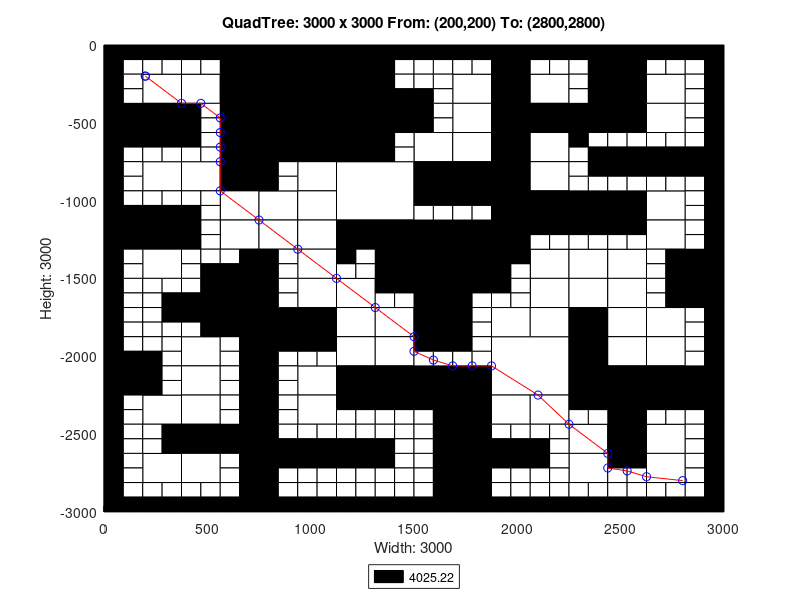

The MATLAB script that drew this image:
axis([0 3000 -3000 0]);
title('QuadTree: 3000 x 3000 From: (200,200) To: (2800,2800)');
xlabel('Width: 3000');
ylabel('Height: 3000');
rectangle('Position',[750 -375 375 375], 'FaceColor',[0 0 0]);
rectangle('Position',[750 -750 375 375], 'FaceColor',[0 0 0]);
rectangle('Position',[1125 -1125 375 375], 'FaceColor',[1 1 1]);
rectangle('Position',[1500 -1500 375 375], 'FaceColor',[0 0 0]);
rectangle('Position',[1875 -2250 375 375], 'FaceColor',[1 1 1]);
rectangle('Position',[187.5 -375 187.5 187.5], 'FaceColor',[1 1 1]);
rectangle('Position',[562.5 -187.5 187.5 187.5], 'FaceColor',[0 0 0]);
rectangle('Position',[375 -375 187.5 187.5], 'FaceColor',[1 1 1]);
rectangle('Position',[562.5 -375 187.5 187.5], 'FaceColor',[0 0 0]);
rectangle('Position',[0 -562.5 187.5 187.5], 'FaceColor',[0 0 0]);
rectangle('Position',[187.5 -562.5 187.5 187.5], 'FaceColor',[0 0 0]);
rectangle('Position',[562.5 -562.5 187.5 187.5], 'FaceColor',[0 0 0]);
rectangle('Position',[562.5 -750 187.5 187.5], 'FaceColor',[0 0 0]);
rectangle('Position',[1125 -187.5 187.5 187.5], 'FaceColor',[0 0 0]);
rectangle('Position',[1125 -375 187.5 187.5], 'FaceColor',[0 0 0]);
rectangle('Position',[1125 -562.5 187.5 187.5], 'FaceColor',[0 0 0]);
rectangle('Position',[1312.5 -562.5 187.5 187.5], 'FaceColor',[0 0 0]);
rectangle('Position',[1125 -750 187.5 187.5], 'FaceColor',[0 0 0]);
rectangle('Position',[187.5 -937.5 187.5 187.5], 'FaceColor',[1 1 1]);
rectangle('Position',[375 -937.5 187.5 187.5], 'FaceColor',[1 1 1]);
rectangle('Position',[562.5 -937.5 187.5 187.5], 'FaceColor',[0 0 0]);
rectangle('Position',[562.5 -1125 187.5 187.5], 'FaceColor',[1 1 1]);
rectangle('Position',[0 -1312.5 187.5 187.5], 'FaceColor',[0 0 0]);
rectangle('Position',[187.5 -1312.5 187.5 187.5], 'FaceColor',[0 0 0]);
rectangle('Position',[187.5 -1500 187.5 187.5], 'FaceColor',[1 1 1]);
rectangle('Position',[562.5 -1312.5 187.5 187.5], 'FaceColor',[1 1 1]);
rectangle('Position',[937.5 -937.5 187.5 187.5], 'FaceColor',[1 1 1]);
rectangle('Position',[750 -1125 187.5 187.5], 'FaceColor',[1 1 1]);
rectangle('Position',[937.5 -1125 187.5 187.5], 'FaceColor',[1 1 1]);
rectangle('Position',[750 -1312.5 187.5 187.5], 'FaceColor',[1 1 1]);
rectangle('Position',[937.5 -1312.5 187.5 187.5], 'FaceColor',[1 1 1]);
rectangle('Position',[937.5 -1500 187.5 187.5], 'FaceColor',[1 1 1]);
rectangle('Position',[1125 -1312.5 187.5 187.5], 'FaceColor',[0 0 0]);
rectangle('Position',[1312.5 -1312.5 187.5 187.5], 'FaceColor',[0 0 0]);
rectangle('Position',[1312.5 -1500 187.5 187.5], 'FaceColor',[0 0 0]);
rectangle('Position',[1687.5 -375 187.5 187.5], 'FaceColor',[1 1 1]);
rectangle('Position',[1875 -187.5 187.5 187.5], 'FaceColor',[0 0 0]);
rectangle('Position',[1875 -375 187.5 187.5], 'FaceColor',[0 0 0]);
rectangle('Position',[2062.5 -375 187.5 187.5], 'FaceColor',[1 1 1]);
rectangle('Position',[1687.5 -562.5 187.5 187.5], 'FaceColor',[1 1 1]);
rectangle('Position',[1500 -750 187.5 187.5], 'FaceColor',[1 1 1]);
rectangle('Position',[1687.5 -750 187.5 187.5], 'FaceColor',[1 1 1]);
rectangle('Position',[1875 -562.5 187.5 187.5], 'FaceColor',[0 0 0]);
rectangle('Position',[2062.5 -562.5 187.5 187.5], 'FaceColor',[0 0 0]);
rectangle('Position',[1875 -750 187.5 187.5], 'FaceColor',[0 0 0]);
rectangle('Position',[2062.5 -750 187.5 187.5], 'FaceColor',[1 1 1]);
rectangle('Position',[2437.5 -187.5 187.5 187.5], 'FaceColor',[0 0 0]);
rectangle('Position',[2437.5 -375 187.5 187.5], 'FaceColor',[0 0 0]);
rectangle('Position',[2625 -375 187.5 187.5], 'FaceColor',[1 1 1]);
rectangle('Position',[2250 -562.5 187.5 187.5], 'FaceColor',[0 0 0]);
rectangle('Position',[2437.5 -562.5 187.5 187.5], 'FaceColor',[0 0 0]);
rectangle('Position',[2625 -562.5 187.5 187.5], 'FaceColor',[1 1 1]);
rectangle('Position',[1500 -937.5 187.5 187.5], 'FaceColor',[0 0 0]);
rectangle('Position',[1687.5 -937.5 187.5 187.5], 'FaceColor',[0 0 0]);
rectangle('Position',[1875 -937.5 187.5 187.5], 'FaceColor',[0 0 0]);
rectangle('Position',[2062.5 -937.5 187.5 187.5], 'FaceColor',[1 1 1]);
rectangle('Position',[1875 -1125 187.5 187.5], 'FaceColor',[0 0 0]);
rectangle('Position',[2062.5 -1125 187.5 187.5], 'FaceColor',[0 0 0]);
rectangle('Position',[1875 -1312.5 187.5 187.5], 'FaceColor',[0 0 0]);
rectangle('Position',[2062.5 -1500 187.5 187.5], 'FaceColor',[1 1 1]);
rectangle('Position',[2250 -1125 187.5 187.5], 'FaceColor',[0 0 0]);
rectangle('Position',[2437.5 -1125 187.5 187.5], 'FaceColor',[0 0 0]);
rectangle('Position',[2625 -1125 187.5 187.5], 'FaceColor',[1 1 1]);
rectangle('Position',[2250 -1500 187.5 187.5], 'FaceColor',[1 1 1]);
rectangle('Position',[2437.5 -1500 187.5 187.5], 'FaceColor',[1 1 1]);
rectangle('Position',[2625 -1312.5 187.5 187.5], 'FaceColor',[1 1 1]);
rectangle('Position',[2812.5 -1500 187.5 187.5], 'FaceColor',[0 0 0]);
rectangle('Position',[562.5 -1687.5 187.5 187.5], 'FaceColor',[0 0 0]);
rectangle('Position',[562.5 -1875 187.5 187.5], 'FaceColor',[0 0 0]);
rectangle('Position',[0 -2250 187.5 187.5], 'FaceColor',[0 0 0]);
rectangle('Position',[375 -2062.5 187.5 187.5], 'FaceColor',[1 1 1]);
rectangle('Position',[375 -2250 187.5 187.5], 'FaceColor',[1 1 1]);
rectangle('Position',[937.5 -1687.5 187.5 187.5], 'FaceColor',[1 1 1]);
rectangle('Position',[750 -1875 187.5 187.5], 'FaceColor',[0 0 0]);
rectangle('Position',[937.5 -1875 187.5 187.5], 'FaceColor',[0 0 0]);
rectangle('Position',[1125 -1687.5 187.5 187.5], 'FaceColor',[1 1 1]);
rectangle('Position',[1125 -1875 187.5 187.5], 'FaceColor',[1 1 1]);
rectangle('Position',[1312.5 -1875 187.5 187.5], 'FaceColor',[1 1 1]);
rectangle('Position',[937.5 -2250 187.5 187.5], 'FaceColor',[1 1 1]);
rectangle('Position',[1125 -2062.5 187.5 187.5], 'FaceColor',[1 1 1]);
rectangle('Position',[1312.5 -2062.5 187.5 187.5], 'FaceColor',[1 1 1]);
rectangle('Position',[1125 -2250 187.5 187.5], 'FaceColor',[0 0 0]);
rectangle('Position',[1312.5 -2250 187.5 187.5], 'FaceColor',[0 0 0]);
rectangle('Position',[187.5 -2437.5 187.5 187.5], 'FaceColor',[1 1 1]);
rectangle('Position',[375 -2437.5 187.5 187.5], 'FaceColor',[1 1 1]);
rectangle('Position',[375 -2625 187.5 187.5], 'FaceColor',[0 0 0]);
rectangle('Position',[562.5 -2625 187.5 187.5], 'FaceColor',[0 0 0]);
rectangle('Position',[187.5 -2812.5 187.5 187.5], 'FaceColor',[1 1 1]);
rectangle('Position',[375 -2812.5 187.5 187.5], 'FaceColor',[1 1 1]);
rectangle('Position',[937.5 -2437.5 187.5 187.5], 'FaceColor',[1 1 1]);
rectangle('Position',[1500 -1687.5 187.5 187.5], 'FaceColor',[0 0 0]);
rectangle('Position',[1500 -1875 187.5 187.5], 'FaceColor',[0 0 0]);
rectangle('Position',[2062.5 -1687.5 187.5 187.5], 'FaceColor',[1 1 1]);
rectangle('Position',[1875 -1875 187.5 187.5], 'FaceColor',[1 1 1]);
rectangle('Position',[2062.5 -1875 187.5 187.5], 'FaceColor',[1 1 1]);
rectangle('Position',[1500 -2250 187.5 187.5], 'FaceColor',[0 0 0]);
rectangle('Position',[1687.5 -2250 187.5 187.5], 'FaceColor',[0 0 0]);
rectangle('Position',[2250 -1687.5 187.5 187.5], 'FaceColor',[1 1 1]);
rectangle('Position',[2437.5 -1687.5 187.5 187.5], 'FaceColor',[1 1 1]);
rectangle('Position',[2250 -1875 187.5 187.5], 'FaceColor',[0 0 0]);
rectangle('Position',[2437.5 -1875 187.5 187.5], 'FaceColor',[1 1 1]);
rectangle('Position',[2812.5 -1687.5 187.5 187.5], 'FaceColor',[0 0 0]);
rectangle('Position',[2625 -1875 187.5 187.5], 'FaceColor',[1 1 1]);
rectangle('Position',[2250 -2062.5 187.5 187.5], 'FaceColor',[0 0 0]);
rectangle('Position',[2437.5 -2062.5 187.5 187.5], 'FaceColor',[1 1 1]);
rectangle('Position',[2250 -2250 187.5 187.5], 'FaceColor',[0 0 0]);
rectangle('Position',[2437.5 -2250 187.5 187.5], 'FaceColor',[0 0 0]);
rectangle('Position',[2625 -2062.5 187.5 187.5], 'FaceColor',[1 1 1]);
rectangle('Position',[2625 -2250 187.5 187.5], 'FaceColor',[0 0 0]);
rectangle('Position',[2812.5 -2250 187.5 187.5], 'FaceColor',[0 0 0]);
rectangle('Position',[1687.5 -2437.5 187.5 187.5], 'FaceColor',[0 0 0]);
rectangle('Position',[1687.5 -2625 187.5 187.5], 'FaceColor',[0 0 0]);
rectangle('Position',[1875 -2437.5 187.5 187.5], 'FaceColor',[1 1 1]);
rectangle('Position',[2062.5 -2437.5 187.5 187.5], 'FaceColor',[1 1 1]);
rectangle('Position',[1687.5 -2812.5 187.5 187.5], 'FaceColor',[0 0 0]);
rectangle('Position',[1687.5 -3000 187.5 187.5], 'FaceColor',[0 0 0]);
rectangle('Position',[2437.5 -2437.5 187.5 187.5], 'FaceColor',[0 0 0]);
rectangle('Position',[2250 -2625 187.5 187.5], 'FaceColor',[1 1 1]);
rectangle('Position',[2437.5 -2625 187.5 187.5], 'FaceColor',[0 0 0]);
rectangle('Position',[2625 -2625 187.5 187.5], 'FaceColor',[1 1 1]);
rectangle('Position',[2250 -2812.5 187.5 187.5], 'FaceColor',[1 1 1]);
rectangle('Position',[2625 -2812.5 187.5 187.5], 'FaceColor',[1 1 1]);
rectangle('Position',[0 -93.75 93.75 93.75], 'FaceColor',[0 0 0]);
rectangle('Position',[93.75 -93.75 93.75 93.75], 'FaceColor',[0 0 0]);
rectangle('Position',[0 -187.5 93.75 93.75], 'FaceColor',[0 0 0]);
rectangle('Position',[93.75 -187.5 93.75 93.75], 'FaceColor',[1 1 1]);
rectangle('Position',[187.5 -93.75 93.75 93.75], 'FaceColor',[0 0 0]);
rectangle('Position',[281.25 -93.75 93.75 93.75], 'FaceColor',[0 0 0]);
rectangle('Position',[187.5 -187.5 93.75 93.75], 'FaceColor',[1 1 1]);
rectangle('Position',[281.25 -187.5 93.75 93.75], 'FaceColor',[1 1 1]);
rectangle('Position',[0 -281.25 93.75 93.75], 'FaceColor',[0 0 0]);
rectangle('Position',[93.75 -281.25 93.75 93.75], 'FaceColor',[1 1 1]);
rectangle('Position',[0 -375 93.75 93.75], 'FaceColor',[0 0 0]);
rectangle('Position',[93.75 -375 93.75 93.75], 'FaceColor',[1 1 1]);
rectangle('Position',[375 -93.75 93.75 93.75], 'FaceColor',[0 0 0]);
rectangle('Position',[468.75 -93.75 93.75 93.75], 'FaceColor',[0 0 0]);
rectangle('Position',[375 -187.5 93.75 93.75], 'FaceColor',[1 1 1]);
rectangle('Position',[468.75 -187.5 93.75 93.75], 'FaceColor',[1 1 1]);
rectangle('Position',[0 -656.25 93.75 93.75], 'FaceColor',[0 0 0]);
rectangle('Position',[93.75 -656.25 93.75 93.75], 'FaceColor',[0 0 0]);
rectangle('Position',[0 -750 93.75 93.75], 'FaceColor',[0 0 0]);
rectangle('Position',[93.75 -750 93.75 93.75], 'FaceColor',[1 1 1]);
rectangle('Position',[187.5 -656.25 93.75 93.75], 'FaceColor',[0 0 0]);
rectangle('Position',[281.25 -656.25 93.75 93.75], 'FaceColor',[0 0 0]);
rectangle('Position',[187.5 -750 93.75 93.75], 'FaceColor',[1 1 1]);
rectangle('Position',[281.25 -750 93.75 93.75], 'FaceColor',[1 1 1]);
rectangle('Position',[375 -468.75 93.75 93.75], 'FaceColor',[0 0 0]);
rectangle('Position',[468.75 -468.75 93.75 93.75], 'FaceColor',[1 1 1]);
rectangle('Position',[375 -562.5 93.75 93.75], 'FaceColor',[0 0 0]);
rectangle('Position',[468.75 -562.5 93.75 93.75], 'FaceColor',[1 1 1]);
rectangle('Position',[375 -656.25 93.75 93.75], 'FaceColor',[0 0 0]);
rectangle('Position',[468.75 -656.25 93.75 93.75], 'FaceColor',[1 1 1]);
rectangle('Position',[375 -750 93.75 93.75], 'FaceColor',[1 1 1]);
rectangle('Position',[468.75 -750 93.75 93.75], 'FaceColor',[1 1 1]);
rectangle('Position',[1312.5 -93.75 93.75 93.75], 'FaceColor',[0 0 0]);
rectangle('Position',[1406.25 -93.75 93.75 93.75], 'FaceColor',[0 0 0]);
rectangle('Position',[1312.5 -187.5 93.75 93.75], 'FaceColor',[0 0 0]);
rectangle('Position',[1406.25 -187.5 93.75 93.75], 'FaceColor',[1 1 1]);
rectangle('Position',[1312.5 -281.25 93.75 93.75], 'FaceColor',[0 0 0]);
rectangle('Position',[1406.25 -281.25 93.75 93.75], 'FaceColor',[1 1 1]);
rectangle('Position',[1312.5 -375 93.75 93.75], 'FaceColor',[0 0 0]);
rectangle('Position',[1406.25 -375 93.75 93.75], 'FaceColor',[0 0 0]);
rectangle('Position',[1312.5 -656.25 93.75 93.75], 'FaceColor',[0 0 0]);
rectangle('Position',[1406.25 -656.25 93.75 93.75], 'FaceColor',[1 1 1]);
rectangle('Position',[1312.5 -750 93.75 93.75], 'FaceColor',[0 0 0]);
rectangle('Position',[1406.25 -750 93.75 93.75], 'FaceColor',[1 1 1]);
rectangle('Position',[0 -843.75 93.75 93.75], 'FaceColor',[0 0 0]);
rectangle('Position',[93.75 -843.75 93.75 93.75], 'FaceColor',[1 1 1]);
rectangle('Position',[0 -937.5 93.75 93.75], 'FaceColor',[0 0 0]);
rectangle('Position',[93.75 -937.5 93.75 93.75], 'FaceColor',[1 1 1]);
rectangle('Position',[0 -1031.25 93.75 93.75], 'FaceColor',[0 0 0]);
rectangle('Position',[93.75 -1031.25 93.75 93.75], 'FaceColor',[1 1 1]);
rectangle('Position',[0 -1125 93.75 93.75], 'FaceColor',[0 0 0]);
rectangle('Position',[93.75 -1125 93.75 93.75], 'FaceColor',[0 0 0]);
rectangle('Position',[187.5 -1031.25 93.75 93.75], 'FaceColor',[1 1 1]);
rectangle('Position',[281.25 -1031.25 93.75 93.75], 'FaceColor',[1 1 1]);
rectangle('Position',[187.5 -1125 93.75 93.75], 'FaceColor',[0 0 0]);
rectangle('Position',[281.25 -1125 93.75 93.75], 'FaceColor',[0 0 0]);
rectangle('Position',[375 -1031.25 93.75 93.75], 'FaceColor',[1 1 1]);
rectangle('Position',[468.75 -1031.25 93.75 93.75], 'FaceColor',[1 1 1]);
rectangle('Position',[375 -1125 93.75 93.75], 'FaceColor',[0 0 0]);
rectangle('Position',[468.75 -1125 93.75 93.75], 'FaceColor',[1 1 1]);
rectangle('Position',[0 -1406.25 93.75 93.75], 'FaceColor',[0 0 0]);
rectangle('Position',[93.75 -1406.25 93.75 93.75], 'FaceColor',[1 1 1]);
rectangle('Position',[0 -1500 93.75 93.75], 'FaceColor',[0 0 0]);
rectangle('Position',[93.75 -1500 93.75 93.75], 'FaceColor',[1 1 1]);
rectangle('Position',[375 -1218.75 93.75 93.75], 'FaceColor',[0 0 0]);
rectangle('Position',[468.75 -1218.75 93.75 93.75], 'FaceColor',[1 1 1]);
rectangle('Position',[375 -1312.5 93.75 93.75], 'FaceColor',[0 0 0]);
rectangle('Position',[468.75 -1312.5 93.75 93.75], 'FaceColor',[1 1 1]);
rectangle('Position',[375 -1406.25 93.75 93.75], 'FaceColor',[1 1 1]);
rectangle('Position',[468.75 -1406.25 93.75 93.75], 'FaceColor',[1 1 1]);
rectangle('Position',[375 -1500 93.75 93.75], 'FaceColor',[1 1 1]);
rectangle('Position',[468.75 -1500 93.75 93.75], 'FaceColor',[0 0 0]);
rectangle('Position',[562.5 -1406.25 93.75 93.75], 'FaceColor',[1 1 1]);
rectangle('Position',[656.25 -1406.25 93.75 93.75], 'FaceColor',[0 0 0]);
rectangle('Position',[562.5 -1500 93.75 93.75], 'FaceColor',[0 0 0]);
rectangle('Position',[656.25 -1500 93.75 93.75], 'FaceColor',[0 0 0]);
rectangle('Position',[750 -843.75 93.75 93.75], 'FaceColor',[0 0 0]);
rectangle('Position',[843.75 -843.75 93.75 93.75], 'FaceColor',[1 1 1]);
rectangle('Position',[750 -937.5 93.75 93.75], 'FaceColor',[0 0 0]);
rectangle('Position',[843.75 -937.5 93.75 93.75], 'FaceColor',[1 1 1]);
rectangle('Position',[750 -1406.25 93.75 93.75], 'FaceColor',[0 0 0]);
rectangle('Position',[843.75 -1406.25 93.75 93.75], 'FaceColor',[1 1 1]);
rectangle('Position',[750 -1500 93.75 93.75], 'FaceColor',[0 0 0]);
rectangle('Position',[843.75 -1500 93.75 93.75], 'FaceColor',[1 1 1]);
rectangle('Position',[1125 -1406.25 93.75 93.75], 'FaceColor',[0 0 0]);
rectangle('Position',[1218.75 -1406.25 93.75 93.75], 'FaceColor',[1 1 1]);
rectangle('Position',[1125 -1500 93.75 93.75], 'FaceColor',[1 1 1]);
rectangle('Position',[1218.75 -1500 93.75 93.75], 'FaceColor',[1 1 1]);
rectangle('Position',[1500 -93.75 93.75 93.75], 'FaceColor',[0 0 0]);
rectangle('Position',[1593.75 -93.75 93.75 93.75], 'FaceColor',[0 0 0]);
rectangle('Position',[1500 -187.5 93.75 93.75], 'FaceColor',[1 1 1]);
rectangle('Position',[1593.75 -187.5 93.75 93.75], 'FaceColor',[1 1 1]);
rectangle('Position',[1687.5 -93.75 93.75 93.75], 'FaceColor',[0 0 0]);
rectangle('Position',[1781.25 -93.75 93.75 93.75], 'FaceColor',[0 0 0]);
rectangle('Position',[1687.5 -187.5 93.75 93.75], 'FaceColor',[1 1 1]);
rectangle('Position',[1781.25 -187.5 93.75 93.75], 'FaceColor',[1 1 1]);
rectangle('Position',[1500 -281.25 93.75 93.75], 'FaceColor',[1 1 1]);
rectangle('Position',[1593.75 -281.25 93.75 93.75], 'FaceColor',[1 1 1]);
rectangle('Position',[1500 -375 93.75 93.75], 'FaceColor',[0 0 0]);
rectangle('Position',[1593.75 -375 93.75 93.75], 'FaceColor',[1 1 1]);
rectangle('Position',[2062.5 -93.75 93.75 93.75], 'FaceColor',[0 0 0]);
rectangle('Position',[2156.25 -93.75 93.75 93.75], 'FaceColor',[0 0 0]);
rectangle('Position',[2062.5 -187.5 93.75 93.75], 'FaceColor',[1 1 1]);
rectangle('Position',[2156.25 -187.5 93.75 93.75], 'FaceColor',[1 1 1]);
rectangle('Position',[1500 -468.75 93.75 93.75], 'FaceColor',[0 0 0]);
rectangle('Position',[1593.75 -468.75 93.75 93.75], 'FaceColor',[1 1 1]);
rectangle('Position',[1500 -562.5 93.75 93.75], 'FaceColor',[0 0 0]);
rectangle('Position',[1593.75 -562.5 93.75 93.75], 'FaceColor',[1 1 1]);
rectangle('Position',[2250 -93.75 93.75 93.75], 'FaceColor',[0 0 0]);
rectangle('Position',[2343.75 -93.75 93.75 93.75], 'FaceColor',[0 0 0]);
rectangle('Position',[2250 -187.5 93.75 93.75], 'FaceColor',[1 1 1]);
rectangle('Position',[2343.75 -187.5 93.75 93.75], 'FaceColor',[0 0 0]);
rectangle('Position',[2250 -281.25 93.75 93.75], 'FaceColor',[1 1 1]);
rectangle('Position',[2343.75 -281.25 93.75 93.75], 'FaceColor',[0 0 0]);
rectangle('Position',[2250 -375 93.75 93.75], 'FaceColor',[1 1 1]);
rectangle('Position',[2343.75 -375 93.75 93.75], 'FaceColor',[0 0 0]);
rectangle('Position',[2625 -93.75 93.75 93.75], 'FaceColor',[0 0 0]);
rectangle('Position',[2718.75 -93.75 93.75 93.75], 'FaceColor',[0 0 0]);
rectangle('Position',[2625 -187.5 93.75 93.75], 'FaceColor',[1 1 1]);
rectangle('Position',[2718.75 -187.5 93.75 93.75], 'FaceColor',[1 1 1]);
rectangle('Position',[2812.5 -93.75 93.75 93.75], 'FaceColor',[0 0 0]);
rectangle('Position',[2906.25 -93.75 93.75 93.75], 'FaceColor',[0 0 0]);
rectangle('Position',[2812.5 -187.5 93.75 93.75], 'FaceColor',[1 1 1]);
rectangle('Position',[2906.25 -187.5 93.75 93.75], 'FaceColor',[0 0 0]);
rectangle('Position',[2812.5 -281.25 93.75 93.75], 'FaceColor',[1 1 1]);
rectangle('Position',[2906.25 -281.25 93.75 93.75], 'FaceColor',[0 0 0]);
rectangle('Position',[2812.5 -375 93.75 93.75], 'FaceColor',[1 1 1]);
rectangle('Position',[2906.25 -375 93.75 93.75], 'FaceColor',[0 0 0]);
rectangle('Position',[2250 -656.25 93.75 93.75], 'FaceColor',[0 0 0]);
rectangle('Position',[2343.75 -656.25 93.75 93.75], 'FaceColor',[1 1 1]);
rectangle('Position',[2250 -750 93.75 93.75], 'FaceColor',[1 1 1]);
rectangle('Position',[2343.75 -750 93.75 93.75], 'FaceColor',[0 0 0]);
rectangle('Position',[2437.5 -656.25 93.75 93.75], 'FaceColor',[1 1 1]);
rectangle('Position',[2531.25 -656.25 93.75 93.75], 'FaceColor',[1 1 1]);
rectangle('Position',[2437.5 -750 93.75 93.75], 'FaceColor',[0 0 0]);
rectangle('Position',[2531.25 -750 93.75 93.75], 'FaceColor',[0 0 0]);
rectangle('Position',[2812.5 -468.75 93.75 93.75], 'FaceColor',[1 1 1]);
rectangle('Position',[2906.25 -468.75 93.75 93.75], 'FaceColor',[0 0 0]);
rectangle('Position',[2812.5 -562.5 93.75 93.75], 'FaceColor',[1 1 1]);
rectangle('Position',[2906.25 -562.5 93.75 93.75], 'FaceColor',[0 0 0]);
rectangle('Position',[2625 -656.25 93.75 93.75], 'FaceColor',[1 1 1]);
rectangle('Position',[2718.75 -656.25 93.75 93.75], 'FaceColor',[1 1 1]);
rectangle('Position',[2625 -750 93.75 93.75], 'FaceColor',[0 0 0]);
rectangle('Position',[2718.75 -750 93.75 93.75], 'FaceColor',[0 0 0]);
rectangle('Position',[2812.5 -656.25 93.75 93.75], 'FaceColor',[1 1 1]);
rectangle('Position',[2906.25 -656.25 93.75 93.75], 'FaceColor',[0 0 0]);
rectangle('Position',[2812.5 -750 93.75 93.75], 'FaceColor',[0 0 0]);
rectangle('Position',[2906.25 -750 93.75 93.75], 'FaceColor',[0 0 0]);
rectangle('Position',[1500 -1031.25 93.75 93.75], 'FaceColor',[0 0 0]);
rectangle('Position',[1593.75 -1031.25 93.75 93.75], 'FaceColor',[0 0 0]);
rectangle('Position',[1500 -1125 93.75 93.75], 'FaceColor',[1 1 1]);
rectangle('Position',[1593.75 -1125 93.75 93.75], 'FaceColor',[1 1 1]);
rectangle('Position',[1687.5 -1031.25 93.75 93.75], 'FaceColor',[0 0 0]);
rectangle('Position',[1781.25 -1031.25 93.75 93.75], 'FaceColor',[0 0 0]);
rectangle('Position',[1687.5 -1125 93.75 93.75], 'FaceColor',[1 1 1]);
rectangle('Position',[1781.25 -1125 93.75 93.75], 'FaceColor',[1 1 1]);
rectangle('Position',[2062.5 -1218.75 93.75 93.75], 'FaceColor',[0 0 0]);
rectangle('Position',[2156.25 -1218.75 93.75 93.75], 'FaceColor',[0 0 0]);
rectangle('Position',[2062.5 -1312.5 93.75 93.75], 'FaceColor',[1 1 1]);
rectangle('Position',[2156.25 -1312.5 93.75 93.75], 'FaceColor',[1 1 1]);
rectangle('Position',[1875 -1406.25 93.75 93.75], 'FaceColor',[0 0 0]);
rectangle('Position',[1968.75 -1406.25 93.75 93.75], 'FaceColor',[0 0 0]);
rectangle('Position',[1875 -1500 93.75 93.75], 'FaceColor',[0 0 0]);
rectangle('Position',[1968.75 -1500 93.75 93.75], 'FaceColor',[1 1 1]);
rectangle('Position',[2250 -843.75 93.75 93.75], 'FaceColor',[1 1 1]);
rectangle('Position',[2343.75 -843.75 93.75 93.75], 'FaceColor',[0 0 0]);
rectangle('Position',[2250 -937.5 93.75 93.75], 'FaceColor',[1 1 1]);
rectangle('Position',[2343.75 -937.5 93.75 93.75], 'FaceColor',[1 1 1]);
rectangle('Position',[2437.5 -843.75 93.75 93.75], 'FaceColor',[0 0 0]);
rectangle('Position',[2531.25 -843.75 93.75 93.75], 'FaceColor',[0 0 0]);
rectangle('Position',[2437.5 -937.5 93.75 93.75], 'FaceColor',[1 1 1]);
rectangle('Position',[2531.25 -937.5 93.75 93.75], 'FaceColor',[1 1 1]);
rectangle('Position',[2625 -843.75 93.75 93.75], 'FaceColor',[0 0 0]);
rectangle('Position',[2718.75 -843.75 93.75 93.75], 'FaceColor',[0 0 0]);
rectangle('Position',[2625 -937.5 93.75 93.75], 'FaceColor',[1 1 1]);
rectangle('Position',[2718.75 -937.5 93.75 93.75], 'FaceColor',[1 1 1]);
rectangle('Position',[2812.5 -843.75 93.75 93.75], 'FaceColor',[0 0 0]);
rectangle('Position',[2906.25 -843.75 93.75 93.75], 'FaceColor',[0 0 0]);
rectangle('Position',[2812.5 -937.5 93.75 93.75], 'FaceColor',[1 1 1]);
rectangle('Position',[2906.25 -937.5 93.75 93.75], 'FaceColor',[0 0 0]);
rectangle('Position',[2812.5 -1031.25 93.75 93.75], 'FaceColor',[1 1 1]);
rectangle('Position',[2906.25 -1031.25 93.75 93.75], 'FaceColor',[0 0 0]);
rectangle('Position',[2812.5 -1125 93.75 93.75], 'FaceColor',[1 1 1]);
rectangle('Position',[2906.25 -1125 93.75 93.75], 'FaceColor',[0 0 0]);
rectangle('Position',[2250 -1218.75 93.75 93.75], 'FaceColor',[0 0 0]);
rectangle('Position',[2343.75 -1218.75 93.75 93.75], 'FaceColor',[0 0 0]);
rectangle('Position',[2250 -1312.5 93.75 93.75], 'FaceColor',[1 1 1]);
rectangle('Position',[2343.75 -1312.5 93.75 93.75], 'FaceColor',[1 1 1]);
rectangle('Position',[2437.5 -1218.75 93.75 93.75], 'FaceColor',[0 0 0]);
rectangle('Position',[2531.25 -1218.75 93.75 93.75], 'FaceColor',[0 0 0]);
rectangle('Position',[2437.5 -1312.5 93.75 93.75], 'FaceColor',[1 1 1]);
rectangle('Position',[2531.25 -1312.5 93.75 93.75], 'FaceColor',[1 1 1]);
rectangle('Position',[2812.5 -1218.75 93.75 93.75], 'FaceColor',[1 1 1]);
rectangle('Position',[2906.25 -1218.75 93.75 93.75], 'FaceColor',[0 0 0]);
rectangle('Position',[2812.5 -1312.5 93.75 93.75], 'FaceColor',[1 1 1]);
rectangle('Position',[2906.25 -1312.5 93.75 93.75], 'FaceColor',[0 0 0]);
rectangle('Position',[2625 -1406.25 93.75 93.75], 'FaceColor',[1 1 1]);
rectangle('Position',[2718.75 -1406.25 93.75 93.75], 'FaceColor',[0 0 0]);
rectangle('Position',[2625 -1500 93.75 93.75], 'FaceColor',[1 1 1]);
rectangle('Position',[2718.75 -1500 93.75 93.75], 'FaceColor',[0 0 0]);
rectangle('Position',[0 -1593.75 93.75 93.75], 'FaceColor',[0 0 0]);
rectangle('Position',[93.75 -1593.75 93.75 93.75], 'FaceColor',[1 1 1]);
rectangle('Position',[0 -1687.5 93.75 93.75], 'FaceColor',[0 0 0]);
rectangle('Position',[93.75 -1687.5 93.75 93.75], 'FaceColor',[1 1 1]);
rectangle('Position',[187.5 -1593.75 93.75 93.75], 'FaceColor',[1 1 1]);
rectangle('Position',[281.25 -1593.75 93.75 93.75], 'FaceColor',[1 1 1]);
rectangle('Position',[187.5 -1687.5 93.75 93.75], 'FaceColor',[1 1 1]);
rectangle('Position',[281.25 -1687.5 93.75 93.75], 'FaceColor',[0 0 0]);
rectangle('Position',[0 -1781.25 93.75 93.75], 'FaceColor',[0 0 0]);
rectangle('Position',[93.75 -1781.25 93.75 93.75], 'FaceColor',[1 1 1]);
rectangle('Position',[0 -1875 93.75 93.75], 'FaceColor',[0 0 0]);
rectangle('Position',[93.75 -1875 93.75 93.75], 'FaceColor',[1 1 1]);
rectangle('Position',[187.5 -1781.25 93.75 93.75], 'FaceColor',[1 1 1]);
rectangle('Position',[281.25 -1781.25 93.75 93.75], 'FaceColor',[0 0 0]);
rectangle('Position',[187.5 -1875 93.75 93.75], 'FaceColor',[1 1 1]);
rectangle('Position',[281.25 -1875 93.75 93.75], 'FaceColor',[1 1 1]);
rectangle('Position',[375 -1593.75 93.75 93.75], 'FaceColor',[1 1 1]);
rectangle('Position',[468.75 -1593.75 93.75 93.75], 'FaceColor',[0 0 0]);
rectangle('Position',[375 -1687.5 93.75 93.75], 'FaceColor',[0 0 0]);
rectangle('Position',[468.75 -1687.5 93.75 93.75], 'FaceColor',[0 0 0]);
rectangle('Position',[375 -1781.25 93.75 93.75], 'FaceColor',[0 0 0]);
rectangle('Position',[468.75 -1781.25 93.75 93.75], 'FaceColor',[0 0 0]);
rectangle('Position',[375 -1875 93.75 93.75], 'FaceColor',[1 1 1]);
rectangle('Position',[468.75 -1875 93.75 93.75], 'FaceColor',[0 0 0]);
rectangle('Position',[0 -1968.75 93.75 93.75], 'FaceColor',[0 0 0]);
rectangle('Position',[93.75 -1968.75 93.75 93.75], 'FaceColor',[1 1 1]);
rectangle('Position',[0 -2062.5 93.75 93.75], 'FaceColor',[0 0 0]);
rectangle('Position',[93.75 -2062.5 93.75 93.75], 'FaceColor',[0 0 0]);
rectangle('Position',[187.5 -1968.75 93.75 93.75], 'FaceColor',[1 1 1]);
rectangle('Position',[281.25 -1968.75 93.75 93.75], 'FaceColor',[1 1 1]);
rectangle('Position',[187.5 -2062.5 93.75 93.75], 'FaceColor',[0 0 0]);
rectangle('Position',[281.25 -2062.5 93.75 93.75], 'FaceColor',[1 1 1]);
rectangle('Position',[187.5 -2156.25 93.75 93.75], 'FaceColor',[0 0 0]);
rectangle('Position',[281.25 -2156.25 93.75 93.75], 'FaceColor',[1 1 1]);
rectangle('Position',[187.5 -2250 93.75 93.75], 'FaceColor',[0 0 0]);
rectangle('Position',[281.25 -2250 93.75 93.75], 'FaceColor',[1 1 1]);
rectangle('Position',[562.5 -1968.75 93.75 93.75], 'FaceColor',[1 1 1]);
rectangle('Position',[656.25 -1968.75 93.75 93.75], 'FaceColor',[0 0 0]);
rectangle('Position',[562.5 -2062.5 93.75 93.75], 'FaceColor',[1 1 1]);
rectangle('Position',[656.25 -2062.5 93.75 93.75], 'FaceColor',[0 0 0]);
rectangle('Position',[562.5 -2156.25 93.75 93.75], 'FaceColor',[1 1 1]);
rectangle('Position',[656.25 -2156.25 93.75 93.75], 'FaceColor',[0 0 0]);
rectangle('Position',[562.5 -2250 93.75 93.75], 'FaceColor',[1 1 1]);
rectangle('Position',[656.25 -2250 93.75 93.75], 'FaceColor',[0 0 0]);
rectangle('Position',[750 -1593.75 93.75 93.75], 'FaceColor',[0 0 0]);
rectangle('Position',[843.75 -1593.75 93.75 93.75], 'FaceColor',[1 1 1]);
rectangle('Position',[750 -1687.5 93.75 93.75], 'FaceColor',[0 0 0]);
rectangle('Position',[843.75 -1687.5 93.75 93.75], 'FaceColor',[1 1 1]);
rectangle('Position',[1312.5 -1593.75 93.75 93.75], 'FaceColor',[0 0 0]);
rectangle('Position',[1406.25 -1593.75 93.75 93.75], 'FaceColor',[0 0 0]);
rectangle('Position',[1312.5 -1687.5 93.75 93.75], 'FaceColor',[1 1 1]);
rectangle('Position',[1406.25 -1687.5 93.75 93.75], 'FaceColor',[1 1 1]);
rectangle('Position',[750 -1968.75 93.75 93.75], 'FaceColor',[0 0 0]);
rectangle('Position',[843.75 -1968.75 93.75 93.75], 'FaceColor',[0 0 0]);
rectangle('Position',[750 -2062.5 93.75 93.75], 'FaceColor',[0 0 0]);
rectangle('Position',[843.75 -2062.5 93.75 93.75], 'FaceColor',[1 1 1]);
rectangle('Position',[937.5 -1968.75 93.75 93.75], 'FaceColor',[0 0 0]);
rectangle('Position',[1031.25 -1968.75 93.75 93.75], 'FaceColor',[0 0 0]);
rectangle('Position',[937.5 -2062.5 93.75 93.75], 'FaceColor',[1 1 1]);
rectangle('Position',[1031.25 -2062.5 93.75 93.75], 'FaceColor',[1 1 1]);
rectangle('Position',[750 -2156.25 93.75 93.75], 'FaceColor',[0 0 0]);
rectangle('Position',[843.75 -2156.25 93.75 93.75], 'FaceColor',[1 1 1]);
rectangle('Position',[750 -2250 93.75 93.75], 'FaceColor',[0 0 0]);
rectangle('Position',[843.75 -2250 93.75 93.75], 'FaceColor',[1 1 1]);
rectangle('Position',[0 -2343.75 93.75 93.75], 'FaceColor',[0 0 0]);
rectangle('Position',[93.75 -2343.75 93.75 93.75], 'FaceColor',[1 1 1]);
rectangle('Position',[0 -2437.5 93.75 93.75], 'FaceColor',[0 0 0]);
rectangle('Position',[93.75 -2437.5 93.75 93.75], 'FaceColor',[1 1 1]);
rectangle('Position',[0 -2531.25 93.75 93.75], 'FaceColor',[0 0 0]);
rectangle('Position',[93.75 -2531.25 93.75 93.75], 'FaceColor',[1 1 1]);
rectangle('Position',[0 -2625 93.75 93.75], 'FaceColor',[0 0 0]);
rectangle('Position',[93.75 -2625 93.75 93.75], 'FaceColor',[1 1 1]);
rectangle('Position',[187.5 -2531.25 93.75 93.75], 'FaceColor',[1 1 1]);
rectangle('Position',[281.25 -2531.25 93.75 93.75], 'FaceColor',[0 0 0]);
rectangle('Position',[187.5 -2625 93.75 93.75], 'FaceColor',[1 1 1]);
rectangle('Position',[281.25 -2625 93.75 93.75], 'FaceColor',[0 0 0]);
rectangle('Position',[562.5 -2343.75 93.75 93.75], 'FaceColor',[1 1 1]);
rectangle('Position',[656.25 -2343.75 93.75 93.75], 'FaceColor',[0 0 0]);
rectangle('Position',[562.5 -2437.5 93.75 93.75], 'FaceColor',[1 1 1]);
rectangle('Position',[656.25 -2437.5 93.75 93.75], 'FaceColor',[0 0 0]);
rectangle('Position',[0 -2718.75 93.75 93.75], 'FaceColor',[0 0 0]);
rectangle('Position',[93.75 -2718.75 93.75 93.75], 'FaceColor',[1 1 1]);
rectangle('Position',[0 -2812.5 93.75 93.75], 'FaceColor',[0 0 0]);
rectangle('Position',[93.75 -2812.5 93.75 93.75], 'FaceColor',[1 1 1]);
rectangle('Position',[0 -2906.25 93.75 93.75], 'FaceColor',[0 0 0]);
rectangle('Position',[93.75 -2906.25 93.75 93.75], 'FaceColor',[1 1 1]);
rectangle('Position',[0 -3000 93.75 93.75], 'FaceColor',[0 0 0]);
rectangle('Position',[93.75 -3000 93.75 93.75], 'FaceColor',[0 0 0]);
rectangle('Position',[187.5 -2906.25 93.75 93.75], 'FaceColor',[1 1 1]);
rectangle('Position',[281.25 -2906.25 93.75 93.75], 'FaceColor',[1 1 1]);
rectangle('Position',[187.5 -3000 93.75 93.75], 'FaceColor',[0 0 0]);
rectangle('Position',[281.25 -3000 93.75 93.75], 'FaceColor',[0 0 0]);
rectangle('Position',[562.5 -2718.75 93.75 93.75], 'FaceColor',[1 1 1]);
rectangle('Position',[656.25 -2718.75 93.75 93.75], 'FaceColor',[0 0 0]);
rectangle('Position',[562.5 -2812.5 93.75 93.75], 'FaceColor',[1 1 1]);
rectangle('Position',[656.25 -2812.5 93.75 93.75], 'FaceColor',[0 0 0]);
rectangle('Position',[375 -2906.25 93.75 93.75], 'FaceColor',[1 1 1]);
rectangle('Position',[468.75 -2906.25 93.75 93.75], 'FaceColor',[1 1 1]);
rectangle('Position',[375 -3000 93.75 93.75], 'FaceColor',[0 0 0]);
rectangle('Position',[468.75 -3000 93.75 93.75], 'FaceColor',[0 0 0]);
rectangle('Position',[562.5 -2906.25 93.75 93.75], 'FaceColor',[1 1 1]);
rectangle('Position',[656.25 -2906.25 93.75 93.75], 'FaceColor',[0 0 0]);
rectangle('Position',[562.5 -3000 93.75 93.75], 'FaceColor',[0 0 0]);
rectangle('Position',[656.25 -3000 93.75 93.75], 'FaceColor',[0 0 0]);
rectangle('Position',[750 -2343.75 93.75 93.75], 'FaceColor',[0 0 0]);
rectangle('Position',[843.75 -2343.75 93.75 93.75], 'FaceColor',[1 1 1]);
rectangle('Position',[750 -2437.5 93.75 93.75], 'FaceColor',[0 0 0]);
rectangle('Position',[843.75 -2437.5 93.75 93.75], 'FaceColor',[1 1 1]);
rectangle('Position',[750 -2531.25 93.75 93.75], 'FaceColor',[0 0 0]);
rectangle('Position',[843.75 -2531.25 93.75 93.75], 'FaceColor',[1 1 1]);
rectangle('Position',[750 -2625 93.75 93.75], 'FaceColor',[0 0 0]);
rectangle('Position',[843.75 -2625 93.75 93.75], 'FaceColor',[0 0 0]);
rectangle('Position',[937.5 -2531.25 93.75 93.75], 'FaceColor',[1 1 1]);
rectangle('Position',[1031.25 -2531.25 93.75 93.75], 'FaceColor',[1 1 1]);
rectangle('Position',[937.5 -2625 93.75 93.75], 'FaceColor',[0 0 0]);
rectangle('Position',[1031.25 -2625 93.75 93.75], 'FaceColor',[0 0 0]);
rectangle('Position',[1125 -2343.75 93.75 93.75], 'FaceColor',[0 0 0]);
rectangle('Position',[1218.75 -2343.75 93.75 93.75], 'FaceColor',[0 0 0]);
rectangle('Position',[1125 -2437.5 93.75 93.75], 'FaceColor',[1 1 1]);
rectangle('Position',[1218.75 -2437.5 93.75 93.75], 'FaceColor',[1 1 1]);
rectangle('Position',[1312.5 -2343.75 93.75 93.75], 'FaceColor',[0 0 0]);
rectangle('Position',[1406.25 -2343.75 93.75 93.75], 'FaceColor',[0 0 0]);
rectangle('Position',[1312.5 -2437.5 93.75 93.75], 'FaceColor',[1 1 1]);
rectangle('Position',[1406.25 -2437.5 93.75 93.75], 'FaceColor',[1 1 1]);
rectangle('Position',[1125 -2531.25 93.75 93.75], 'FaceColor',[1 1 1]);
rectangle('Position',[1218.75 -2531.25 93.75 93.75], 'FaceColor',[1 1 1]);
rectangle('Position',[1125 -2625 93.75 93.75], 'FaceColor',[0 0 0]);
rectangle('Position',[1218.75 -2625 93.75 93.75], 'FaceColor',[0 0 0]);
rectangle('Position',[1312.5 -2531.25 93.75 93.75], 'FaceColor',[1 1 1]);
rectangle('Position',[1406.25 -2531.25 93.75 93.75], 'FaceColor',[1 1 1]);
rectangle('Position',[1312.5 -2625 93.75 93.75], 'FaceColor',[0 0 0]);
rectangle('Position',[1406.25 -2625 93.75 93.75], 'FaceColor',[1 1 1]);
rectangle('Position',[750 -2718.75 93.75 93.75], 'FaceColor',[0 0 0]);
rectangle('Position',[843.75 -2718.75 93.75 93.75], 'FaceColor',[0 0 0]);
rectangle('Position',[750 -2812.5 93.75 93.75], 'FaceColor',[0 0 0]);
rectangle('Position',[843.75 -2812.5 93.75 93.75], 'FaceColor',[1 1 1]);
rectangle('Position',[937.5 -2718.75 93.75 93.75], 'FaceColor',[0 0 0]);
rectangle('Position',[1031.25 -2718.75 93.75 93.75], 'FaceColor',[0 0 0]);
rectangle('Position',[937.5 -2812.5 93.75 93.75], 'FaceColor',[1 1 1]);
rectangle('Position',[1031.25 -2812.5 93.75 93.75], 'FaceColor',[1 1 1]);
rectangle('Position',[750 -2906.25 93.75 93.75], 'FaceColor',[0 0 0]);
rectangle('Position',[843.75 -2906.25 93.75 93.75], 'FaceColor',[1 1 1]);
rectangle('Position',[750 -3000 93.75 93.75], 'FaceColor',[0 0 0]);
rectangle('Position',[843.75 -3000 93.75 93.75], 'FaceColor',[0 0 0]);
rectangle('Position',[937.5 -2906.25 93.75 93.75], 'FaceColor',[1 1 1]);
rectangle('Position',[1031.25 -2906.25 93.75 93.75], 'FaceColor',[1 1 1]);
rectangle('Position',[937.5 -3000 93.75 93.75], 'FaceColor',[0 0 0]);
rectangle('Position',[1031.25 -3000 93.75 93.75], 'FaceColor',[0 0 0]);
rectangle('Position',[1125 -2718.75 93.75 93.75], 'FaceColor',[0 0 0]);
rectangle('Position',[1218.75 -2718.75 93.75 93.75], 'FaceColor',[0 0 0]);
rectangle('Position',[1125 -2812.5 93.75 93.75], 'FaceColor',[1 1 1]);
rectangle('Position',[1218.75 -2812.5 93.75 93.75], 'FaceColor',[1 1 1]);
rectangle('Position',[1312.5 -2718.75 93.75 93.75], 'FaceColor',[0 0 0]);
rectangle('Position',[1406.25 -2718.75 93.75 93.75], 'FaceColor',[1 1 1]);
rectangle('Position',[1312.5 -2812.5 93.75 93.75], 'FaceColor',[1 1 1]);
rectangle('Position',[1406.25 -2812.5 93.75 93.75], 'FaceColor',[1 1 1]);
rectangle('Position',[1125 -2906.25 93.75 93.75], 'FaceColor',[1 1 1]);
rectangle('Position',[1218.75 -2906.25 93.75 93.75], 'FaceColor',[1 1 1]);
rectangle('Position',[1125 -3000 93.75 93.75], 'FaceColor',[0 0 0]);
rectangle('Position',[1218.75 -3000 93.75 93.75], 'FaceColor',[0 0 0]);
rectangle('Position',[1312.5 -2906.25 93.75 93.75], 'FaceColor',[1 1 1]);
rectangle('Position',[1406.25 -2906.25 93.75 93.75], 'FaceColor',[1 1 1]);
rectangle('Position',[1312.5 -3000 93.75 93.75], 'FaceColor',[0 0 0]);
rectangle('Position',[1406.25 -3000 93.75 93.75], 'FaceColor',[0 0 0]);
rectangle('Position',[1687.5 -1593.75 93.75 93.75], 'FaceColor',[0 0 0]);
rectangle('Position',[1781.25 -1593.75 93.75 93.75], 'FaceColor',[0 0 0]);
rectangle('Position',[1687.5 -1687.5 93.75 93.75], 'FaceColor',[0 0 0]);
rectangle('Position',[1781.25 -1687.5 93.75 93.75], 'FaceColor',[1 1 1]);
rectangle('Position',[1687.5 -1781.25 93.75 93.75], 'FaceColor',[0 0 0]);
rectangle('Position',[1781.25 -1781.25 93.75 93.75], 'FaceColor',[1 1 1]);
rectangle('Position',[1687.5 -1875 93.75 93.75], 'FaceColor',[0 0 0]);
rectangle('Position',[1781.25 -1875 93.75 93.75], 'FaceColor',[1 1 1]);
rectangle('Position',[1875 -1593.75 93.75 93.75], 'FaceColor',[0 0 0]);
rectangle('Position',[1968.75 -1593.75 93.75 93.75], 'FaceColor',[1 1 1]);
rectangle('Position',[1875 -1687.5 93.75 93.75], 'FaceColor',[1 1 1]);
rectangle('Position',[1968.75 -1687.5 93.75 93.75], 'FaceColor',[1 1 1]);
rectangle('Position',[1500 -1968.75 93.75 93.75], 'FaceColor',[0 0 0]);
rectangle('Position',[1593.75 -1968.75 93.75 93.75], 'FaceColor',[0 0 0]);
rectangle('Position',[1500 -2062.5 93.75 93.75], 'FaceColor',[1 1 1]);
rectangle('Position',[1593.75 -2062.5 93.75 93.75], 'FaceColor',[1 1 1]);
rectangle('Position',[1687.5 -1968.75 93.75 93.75], 'FaceColor',[0 0 0]);
rectangle('Position',[1781.25 -1968.75 93.75 93.75], 'FaceColor',[1 1 1]);
rectangle('Position',[1687.5 -2062.5 93.75 93.75], 'FaceColor',[1 1 1]);
rectangle('Position',[1781.25 -2062.5 93.75 93.75], 'FaceColor',[1 1 1]);
rectangle('Position',[2625 -1593.75 93.75 93.75], 'FaceColor',[1 1 1]);
rectangle('Position',[2718.75 -1593.75 93.75 93.75], 'FaceColor',[0 0 0]);
rectangle('Position',[2625 -1687.5 93.75 93.75], 'FaceColor',[1 1 1]);
rectangle('Position',[2718.75 -1687.5 93.75 93.75], 'FaceColor',[0 0 0]);
rectangle('Position',[2812.5 -1781.25 93.75 93.75], 'FaceColor',[1 1 1]);
rectangle('Position',[2906.25 -1781.25 93.75 93.75], 'FaceColor',[0 0 0]);
rectangle('Position',[2812.5 -1875 93.75 93.75], 'FaceColor',[1 1 1]);
rectangle('Position',[2906.25 -1875 93.75 93.75], 'FaceColor',[0 0 0]);
rectangle('Position',[2812.5 -1968.75 93.75 93.75], 'FaceColor',[1 1 1]);
rectangle('Position',[2906.25 -1968.75 93.75 93.75], 'FaceColor',[0 0 0]);
rectangle('Position',[2812.5 -2062.5 93.75 93.75], 'FaceColor',[1 1 1]);
rectangle('Position',[2906.25 -2062.5 93.75 93.75], 'FaceColor',[0 0 0]);
rectangle('Position',[1500 -2343.75 93.75 93.75], 'FaceColor',[0 0 0]);
rectangle('Position',[1593.75 -2343.75 93.75 93.75], 'FaceColor',[0 0 0]);
rectangle('Position',[1500 -2437.5 93.75 93.75], 'FaceColor',[1 1 1]);
rectangle('Position',[1593.75 -2437.5 93.75 93.75], 'FaceColor',[0 0 0]);
rectangle('Position',[1500 -2531.25 93.75 93.75], 'FaceColor',[1 1 1]);
rectangle('Position',[1593.75 -2531.25 93.75 93.75], 'FaceColor',[0 0 0]);
rectangle('Position',[1500 -2625 93.75 93.75], 'FaceColor',[1 1 1]);
rectangle('Position',[1593.75 -2625 93.75 93.75], 'FaceColor',[0 0 0]);
rectangle('Position',[1875 -2531.25 93.75 93.75], 'FaceColor',[1 1 1]);
rectangle('Position',[1968.75 -2531.25 93.75 93.75], 'FaceColor',[1 1 1]);
rectangle('Position',[1875 -2625 93.75 93.75], 'FaceColor',[0 0 0]);
rectangle('Position',[1968.75 -2625 93.75 93.75], 'FaceColor',[0 0 0]);
rectangle('Position',[2062.5 -2531.25 93.75 93.75], 'FaceColor',[1 1 1]);
rectangle('Position',[2156.25 -2531.25 93.75 93.75], 'FaceColor',[1 1 1]);
rectangle('Position',[2062.5 -2625 93.75 93.75], 'FaceColor',[0 0 0]);
rectangle('Position',[2156.25 -2625 93.75 93.75], 'FaceColor',[1 1 1]);
rectangle('Position',[1500 -2718.75 93.75 93.75], 'FaceColor',[1 1 1]);
rectangle('Position',[1593.75 -2718.75 93.75 93.75], 'FaceColor',[0 0 0]);
rectangle('Position',[1500 -2812.5 93.75 93.75], 'FaceColor',[1 1 1]);
rectangle('Position',[1593.75 -2812.5 93.75 93.75], 'FaceColor',[0 0 0]);
rectangle('Position',[1500 -2906.25 93.75 93.75], 'FaceColor',[1 1 1]);
rectangle('Position',[1593.75 -2906.25 93.75 93.75], 'FaceColor',[0 0 0]);
rectangle('Position',[1500 -3000 93.75 93.75], 'FaceColor',[0 0 0]);
rectangle('Position',[1593.75 -3000 93.75 93.75], 'FaceColor',[0 0 0]);
rectangle('Position',[1875 -2718.75 93.75 93.75], 'FaceColor',[0 0 0]);
rectangle('Position',[1968.75 -2718.75 93.75 93.75], 'FaceColor',[0 0 0]);
rectangle('Position',[1875 -2812.5 93.75 93.75], 'FaceColor',[1 1 1]);
rectangle('Position',[1968.75 -2812.5 93.75 93.75], 'FaceColor',[1 1 1]);
rectangle('Position',[2062.5 -2718.75 93.75 93.75], 'FaceColor',[0 0 0]);
rectangle('Position',[2156.25 -2718.75 93.75 93.75], 'FaceColor',[1 1 1]);
rectangle('Position',[2062.5 -2812.5 93.75 93.75], 'FaceColor',[1 1 1]);
rectangle('Position',[2156.25 -2812.5 93.75 93.75], 'FaceColor',[1 1 1]);
rectangle('Position',[1875 -2906.25 93.75 93.75], 'FaceColor',[1 1 1]);
rectangle('Position',[1968.75 -2906.25 93.75 93.75], 'FaceColor',[1 1 1]);
rectangle('Position',[1875 -3000 93.75 93.75], 'FaceColor',[0 0 0]);
rectangle('Position',[1968.75 -3000 93.75 93.75], 'FaceColor',[0 0 0]);
rectangle('Position',[2062.5 -2906.25 93.75 93.75], 'FaceColor',[1 1 1]);
rectangle('Position',[2156.25 -2906.25 93.75 93.75], 'FaceColor',[1 1 1]);
rectangle('Position',[2062.5 -3000 93.75 93.75], 'FaceColor',[0 0 0]);
rectangle('Position',[2156.25 -3000 93.75 93.75], 'FaceColor',[0 0 0]);
rectangle('Position',[2250 -2343.75 93.75 93.75], 'FaceColor',[0 0 0]);
rectangle('Position',[2343.75 -2343.75 93.75 93.75], 'FaceColor',[0 0 0]);
rectangle('Position',[2250 -2437.5 93.75 93.75], 'FaceColor',[1 1 1]);
rectangle('Position',[2343.75 -2437.5 93.75 93.75], 'FaceColor',[1 1 1]);
rectangle('Position',[2625 -2343.75 93.75 93.75], 'FaceColor',[0 0 0]);
rectangle('Position',[2718.75 -2343.75 93.75 93.75], 'FaceColor',[0 0 0]);
rectangle('Position',[2625 -2437.5 93.75 93.75], 'FaceColor',[1 1 1]);
rectangle('Position',[2718.75 -2437.5 93.75 93.75], 'FaceColor',[1 1 1]);
rectangle('Position',[2812.5 -2343.75 93.75 93.75], 'FaceColor',[0 0 0]);
rectangle('Position',[2906.25 -2343.75 93.75 93.75], 'FaceColor',[0 0 0]);
rectangle('Position',[2812.5 -2437.5 93.75 93.75], 'FaceColor',[1 1 1]);
rectangle('Position',[2906.25 -2437.5 93.75 93.75], 'FaceColor',[0 0 0]);
rectangle('Position',[2812.5 -2531.25 93.75 93.75], 'FaceColor',[1 1 1]);
rectangle('Position',[2906.25 -2531.25 93.75 93.75], 'FaceColor',[0 0 0]);
rectangle('Position',[2812.5 -2625 93.75 93.75], 'FaceColor',[1 1 1]);
rectangle('Position',[2906.25 -2625 93.75 93.75], 'FaceColor',[0 0 0]);
rectangle('Position',[2437.5 -2718.75 93.75 93.75], 'FaceColor',[0 0 0]);
rectangle('Position',[2531.25 -2718.75 93.75 93.75], 'FaceColor',[0 0 0]);
rectangle('Position',[2437.5 -2812.5 93.75 93.75], 'FaceColor',[1 1 1]);
rectangle('Position',[2531.25 -2812.5 93.75 93.75], 'FaceColor',[1 1 1]);
rectangle('Position',[2250 -2906.25 93.75 93.75], 'FaceColor',[1 1 1]);
rectangle('Position',[2343.75 -2906.25 93.75 93.75], 'FaceColor',[1 1 1]);
rectangle('Position',[2250 -3000 93.75 93.75], 'FaceColor',[0 0 0]);
rectangle('Position',[2343.75 -3000 93.75 93.75], 'FaceColor',[0 0 0]);
rectangle('Position',[2437.5 -2906.25 93.75 93.75], 'FaceColor',[1 1 1]);
rectangle('Position',[2531.25 -2906.25 93.75 93.75], 'FaceColor',[1 1 1]);
rectangle('Position',[2437.5 -3000 93.75 93.75], 'FaceColor',[0 0 0]);
rectangle('Position',[2531.25 -3000 93.75 93.75], 'FaceColor',[0 0 0]);
rectangle('Position',[2812.5 -2718.75 93.75 93.75], 'FaceColor',[1 1 1]);
rectangle('Position',[2906.25 -2718.75 93.75 93.75], 'FaceColor',[0 0 0]);
rectangle('Position',[2812.5 -2812.5 93.75 93.75], 'FaceColor',[1 1 1]);
rectangle('Position',[2906.25 -2812.5 93.75 93.75], 'FaceColor',[0 0 0]);
rectangle('Position',[2625 -2906.25 93.75 93.75], 'FaceColor',[1 1 1]);
rectangle('Position',[2718.75 -2906.25 93.75 93.75], 'FaceColor',[1 1 1]);
rectangle('Position',[2625 -3000 93.75 93.75], 'FaceColor',[0 0 0]);
rectangle('Position',[2718.75 -3000 93.75 93.75], 'FaceColor',[0 0 0]);
rectangle('Position',[2812.5 -2906.25 93.75 93.75], 'FaceColor',[1 1 1]);
rectangle('Position',[2906.25 -2906.25 93.75 93.75], 'FaceColor',[0 0 0]);
rectangle('Position',[2812.5 -3000 93.75 93.75], 'FaceColor',[0 0 0]);
rectangle('Position',[2906.25 -3000 93.75 93.75], 'FaceColor',[0 0 0]);
X=[2800,2625,2531.25,2437.5,2437.5,2250,2100,1875,1781.25,1687.5,1593.75,1500,1500,1312.5,1125,937.5,750,562.5,562.5,562.5,562.5,562.5,468.75,375,200,200];
Y=[-2800,-2775,-2737.5,-2718.75,-2625,-2437.5,-2250,-2062.5,-2062.5,-2062.5,-2025,-1968.75,-1875,-1687.5,-1500,-1312.5,-1125,-937.5,-750,-656.25,-562.5,-468.75,-375,-375,-200,-200];
hold on;
plot(X,Y,'r');
plot(X,Y,'bo');
legend('4025.22','Location','southoutside');
